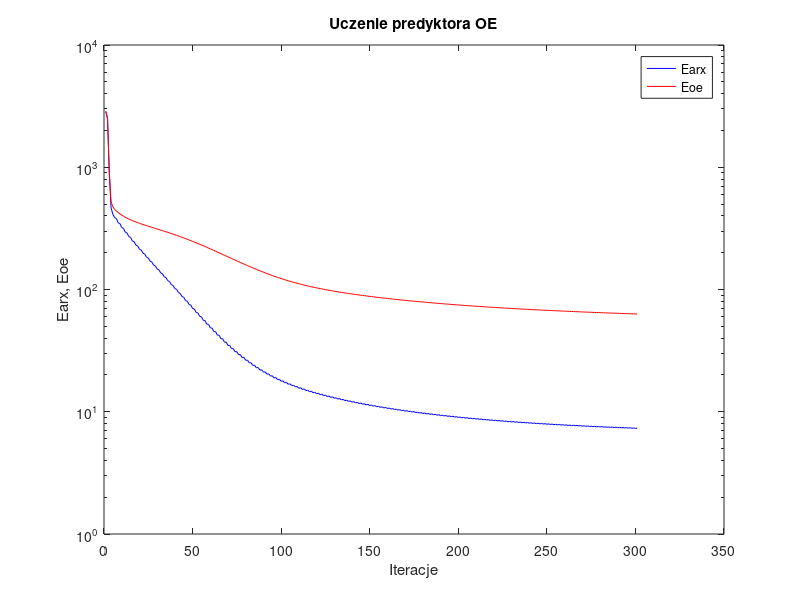
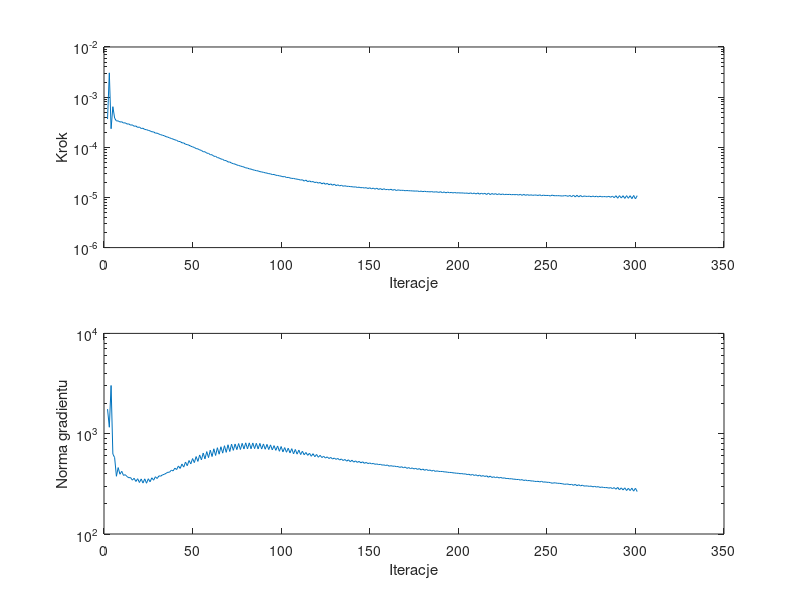

Here is the MATLAB script that generated these plots, in order:
%uczenie predyktora oe
clear all;
n=0; farx(n+1)=2.859509e+003; foe(n+1)=2.863920e+003; wspucz(n+1)=0.000000e+000; ng(n+1)=0.000000e+000;
n=1; farx(n+1)=2.485708e+003; foe(n+1)=2.529693e+003; krok(n+1)=3.656039e-004; ng(n+1)=1.759533e+003;
n=2; farx(n+1)=8.803444e+002; foe(n+1)=9.133634e+002; krok(n+1)=3.049962e-003; ng(n+1)=1.159858e+003;
n=3; farx(n+1)=4.647358e+002; foe(n+1)=5.203733e+002; krok(n+1)=2.345612e-004; ng(n+1)=3.024306e+003;
n=4; farx(n+1)=4.124870e+002; foe(n+1)=4.762386e+002; krok(n+1)=6.453470e-004; ng(n+1)=6.272214e+002;
n=5; farx(n+1)=3.866672e+002; foe(n+1)=4.528297e+002; krok(n+1)=3.812868e-004; ng(n+1)=5.775803e+002;
n=6; farx(n+1)=3.807760e+002; foe(n+1)=4.386646e+002; krok(n+1)=3.341463e-004; ng(n+1)=3.763631e+002;
n=7; farx(n+1)=3.510071e+002; foe(n+1)=4.263364e+002; krok(n+1)=3.365951e-004; ng(n+1)=4.593524e+002;
n=8; farx(n+1)=3.466448e+002; foe(n+1)=4.158134e+002; krok(n+1)=3.192302e-004; ng(n+1)=3.943366e+002;
n=9; farx(n+1)=3.209695e+002; foe(n+1)=4.062761e+002; krok(n+1)=3.229906e-004; ng(n+1)=4.219280e+002;
n=10; farx(n+1)=3.164738e+002; foe(n+1)=3.979531e+002; krok(n+1)=3.045020e-004; ng(n+1)=3.840729e+002;
n=11; farx(n+1)=2.943816e+002; foe(n+1)=3.903148e+002; krok(n+1)=3.079053e-004; ng(n+1)=3.903692e+002;
n=12; farx(n+1)=2.899441e+002; foe(n+1)=3.835308e+002; krok(n+1)=2.905105e-004; ng(n+1)=3.738153e+002;
n=13; farx(n+1)=2.708225e+002; foe(n+1)=3.772279e+002; krok(n+1)=2.929807e-004; ng(n+1)=3.640111e+002;
n=14; farx(n+1)=2.665354e+002; foe(n+1)=3.715376e+002; krok(n+1)=2.762358e-004; ng(n+1)=3.651575e+002;
n=15; farx(n+1)=2.497775e+002; foe(n+1)=3.661817e+002; krok(n+1)=2.801021e-004; ng(n+1)=3.442225e+002;
n=16; farx(n+1)=2.457191e+002; foe(n+1)=3.612703e+002; krok(n+1)=2.625683e-004; ng(n+1)=3.597193e+002;
n=17; farx(n+1)=2.308896e+002; foe(n+1)=3.565880e+002; krok(n+1)=2.662021e-004; ng(n+1)=3.339307e+002;
n=18; farx(n+1)=2.270548e+002; foe(n+1)=3.522301e+002; krok(n+1)=2.490925e-004; ng(n+1)=3.557621e+002;
n=19; farx(n+1)=2.137828e+002; foe(n+1)=3.480243e+002; krok(n+1)=2.534717e-004; ng(n+1)=3.262682e+002;
n=20; farx(n+1)=2.101745e+002; foe(n+1)=3.440581e+002; krok(n+1)=2.370460e-004; ng(n+1)=3.541427e+002;
n=21; farx(n+1)=1.981902e+002; foe(n+1)=3.401896e+002; krok(n+1)=2.400073e-004; ng(n+1)=3.220155e+002;
n=22; farx(n+1)=1.948026e+002; foe(n+1)=3.364986e+002; krok(n+1)=2.263251e-004; ng(n+1)=3.547198e+002;
n=23; farx(n+1)=1.839510e+002; foe(n+1)=3.328670e+002; krok(n+1)=2.247399e-004; ng(n+1)=3.207161e+002;
n=24; farx(n+1)=1.807298e+002; foe(n+1)=3.293664e+002; krok(n+1)=2.171980e-004; ng(n+1)=3.555665e+002;
n=25; farx(n+1)=1.707444e+002; foe(n+1)=3.258978e+002; krok(n+1)=2.125074e-004; ng(n+1)=3.315467e+002;
n=26; farx(n+1)=1.678040e+002; foe(n+1)=3.225279e+002; krok(n+1)=2.040240e-004; ng(n+1)=3.633689e+002;
n=27; farx(n+1)=1.585415e+002; foe(n+1)=3.191687e+002; krok(n+1)=2.026610e-004; ng(n+1)=3.438126e+002;
n=28; farx(n+1)=1.558716e+002; foe(n+1)=3.158845e+002; krok(n+1)=1.915864e-004; ng(n+1)=3.723850e+002;
n=29; farx(n+1)=1.472875e+002; foe(n+1)=3.125956e+002; krok(n+1)=1.915864e-004; ng(n+1)=3.573085e+002;
n=30; farx(n+1)=1.448066e+002; foe(n+1)=3.093633e+002; krok(n+1)=1.837317e-004; ng(n+1)=3.799899e+002;
n=31; farx(n+1)=1.368324e+002; foe(n+1)=3.061182e+002; krok(n+1)=1.784716e-004; ng(n+1)=3.770690e+002;
n=32; farx(n+1)=1.345591e+002; foe(n+1)=3.029133e+002; krok(n+1)=1.736749e-004; ng(n+1)=3.887615e+002;
n=33; farx(n+1)=1.270362e+002; foe(n+1)=2.996893e+002; krok(n+1)=1.701807e-004; ng(n+1)=3.931771e+002;
n=34; farx(n+1)=1.250349e+002; foe(n+1)=2.964955e+002; krok(n+1)=1.629540e-004; ng(n+1)=4.024541e+002;
n=35; farx(n+1)=1.179831e+002; foe(n+1)=2.932779e+002; krok(n+1)=1.596151e-004; ng(n+1)=4.123500e+002;
n=36; farx(n+1)=1.161769e+002; foe(n+1)=2.900806e+002; krok(n+1)=1.543615e-004; ng(n+1)=4.133474e+002;
n=37; farx(n+1)=1.095412e+002; foe(n+1)=2.868585e+002; krok(n+1)=1.498490e-004; ng(n+1)=4.325623e+002;
n=38; farx(n+1)=1.079350e+002; foe(n+1)=2.836489e+002; krok(n+1)=1.455783e-004; ng(n+1)=4.256630e+002;
n=39; farx(n+1)=1.016740e+002; foe(n+1)=2.804153e+002; krok(n+1)=1.408798e-004; ng(n+1)=4.532370e+002;
n=40; farx(n+1)=1.002620e+002; foe(n+1)=2.771880e+002; krok(n+1)=1.376014e-004; ng(n+1)=4.390773e+002;
n=41; farx(n+1)=9.438636e+001; foe(n+1)=2.739387e+002; krok(n+1)=1.307587e-004; ng(n+1)=4.769000e+002;
n=42; farx(n+1)=9.312320e+001; foe(n+1)=2.706894e+002; krok(n+1)=1.300680e-004; ng(n+1)=4.501764e+002;
n=43; farx(n+1)=8.757307e+001; foe(n+1)=2.674237e+002; krok(n+1)=1.228179e-004; ng(n+1)=4.986696e+002;
n=44; farx(n+1)=8.648434e+001; foe(n+1)=2.641542e+002; krok(n+1)=1.221753e-004; ng(n+1)=4.644940e+002;
n=45; farx(n+1)=8.124593e+001; foe(n+1)=2.608736e+002; krok(n+1)=1.149097e-004; ng(n+1)=5.222482e+002;
n=46; farx(n+1)=8.031846e+001; foe(n+1)=2.575869e+002; krok(n+1)=1.133097e-004; ng(n+1)=4.793122e+002;
n=47; farx(n+1)=7.533311e+001; foe(n+1)=2.542949e+002; krok(n+1)=1.098323e-004; ng(n+1)=5.404349e+002;
n=48; farx(n+1)=7.459691e+001; foe(n+1)=2.509969e+002; krok(n+1)=1.051281e-004; ng(n+1)=5.000614e+002;
n=49; farx(n+1)=6.992182e+001; foe(n+1)=2.476999e+002; krok(n+1)=1.019782e-004; ng(n+1)=5.651913e+002;
n=50; farx(n+1)=6.929697e+001; foe(n+1)=2.443964e+002; krok(n+1)=9.921626e-005; ng(n+1)=5.148103e+002;
n=51; farx(n+1)=6.492264e+001; foe(n+1)=2.411019e+002; krok(n+1)=9.429965e-005; ng(n+1)=5.916495e+002;
n=52; farx(n+1)=6.439540e+001; foe(n+1)=2.378011e+002; krok(n+1)=9.292181e-005; ng(n+1)=5.293139e+002;
n=53; farx(n+1)=6.027305e+001; foe(n+1)=2.345176e+002; krok(n+1)=8.876552e-005; ng(n+1)=6.141448e+002;
n=54; farx(n+1)=5.987453e+001; foe(n+1)=2.312319e+002; krok(n+1)=8.669030e-005; ng(n+1)=5.486954e+002;
n=55; farx(n+1)=5.604939e+001; foe(n+1)=2.279690e+002; krok(n+1)=8.147699e-005; ng(n+1)=6.413247e+002;
n=56; farx(n+1)=5.570754e+001; foe(n+1)=2.247067e+002; krok(n+1)=8.147519e-005; ng(n+1)=5.605046e+002;
n=57; farx(n+1)=5.213153e+001; foe(n+1)=2.214749e+002; krok(n+1)=7.639254e-005; ng(n+1)=6.628161e+002;
n=58; farx(n+1)=5.187916e+001; foe(n+1)=2.182506e+002; krok(n+1)=7.577251e-005; ng(n+1)=5.776588e+002;
n=59; farx(n+1)=4.855733e+001; foe(n+1)=2.150603e+002; krok(n+1)=7.110078e-005; ng(n+1)=6.851220e+002;
n=60; farx(n+1)=4.836777e+001; foe(n+1)=2.118846e+002; krok(n+1)=7.092424e-005; ng(n+1)=5.919076e+002;
n=61; farx(n+1)=4.528284e+001; foe(n+1)=2.087458e+002; krok(n+1)=6.630174e-005; ng(n+1)=7.071261e+002;
n=62; farx(n+1)=4.515206e+001; foe(n+1)=2.056308e+002; krok(n+1)=6.596475e-005; ng(n+1)=6.065924e+002;
n=63; farx(n+1)=4.228731e+001; foe(n+1)=2.025531e+002; krok(n+1)=6.235827e-005; ng(n+1)=7.249557e+002;
n=64; farx(n+1)=4.221373e+001; foe(n+1)=1.995101e+002; krok(n+1)=6.121123e-005; ng(n+1)=6.245462e+002;
n=65; farx(n+1)=3.956966e+001; foe(n+1)=1.965020e+002; krok(n+1)=5.845176e-005; ng(n+1)=7.411172e+002;
n=66; farx(n+1)=3.953413e+001; foe(n+1)=1.935394e+002; krok(n+1)=5.745483e-005; ng(n+1)=6.399622e+002;
n=67; farx(n+1)=3.710244e+001; foe(n+1)=1.906083e+002; krok(n+1)=5.445660e-005; ng(n+1)=7.588399e+002;
n=68; farx(n+1)=3.709257e+001; foe(n+1)=1.877331e+002; krok(n+1)=5.427827e-005; ng(n+1)=6.517923e+002;
n=69; farx(n+1)=3.485321e+001; foe(n+1)=1.848849e+002; krok(n+1)=5.090921e-005; ng(n+1)=7.757448e+002;
n=70; farx(n+1)=3.486822e+001; foe(n+1)=1.821040e+002; krok(n+1)=5.097701e-005; ng(n+1)=6.642699e+002;
n=71; farx(n+1)=3.279409e+001; foe(n+1)=1.793446e+002; krok(n+1)=4.837788e-005; ng(n+1)=7.870687e+002;
n=72; farx(n+1)=3.284270e+001; foe(n+1)=1.766650e+002; krok(n+1)=4.708094e-005; ng(n+1)=6.824630e+002;
n=73; farx(n+1)=3.093668e+001; foe(n+1)=1.739987e+002; krok(n+1)=4.621507e-005; ng(n+1)=7.895137e+002;
n=74; farx(n+1)=3.100474e+001; foe(n+1)=1.714219e+002; krok(n+1)=4.438276e-005; ng(n+1)=6.935870e+002;
n=75; farx(n+1)=2.926361e+001; foe(n+1)=1.688517e+002; krok(n+1)=4.341873e-005; ng(n+1)=7.971772e+002;
n=76; farx(n+1)=2.933360e+001; foe(n+1)=1.663782e+002; krok(n+1)=4.229784e-005; ng(n+1)=6.955849e+002;
n=77; farx(n+1)=2.773007e+001; foe(n+1)=1.639061e+002; krok(n+1)=4.135969e-005; ng(n+1)=8.017548e+002;
n=78; farx(n+1)=2.781845e+001; foe(n+1)=1.615388e+002; krok(n+1)=4.037383e-005; ng(n+1)=7.040158e+002;
n=79; farx(n+1)=2.634593e+001; foe(n+1)=1.591659e+002; krok(n+1)=3.888906e-005; ng(n+1)=8.107887e+002;
n=80; farx(n+1)=2.643788e+001; foe(n+1)=1.569030e+002; krok(n+1)=3.851500e-005; ng(n+1)=7.049547e+002;
n=81; farx(n+1)=2.508393e+001; foe(n+1)=1.546317e+002; krok(n+1)=3.716123e-005; ng(n+1)=8.102592e+002;
n=82; farx(n+1)=2.518356e+001; foe(n+1)=1.524736e+002; krok(n+1)=3.675596e-005; ng(n+1)=7.069635e+002;
n=83; farx(n+1)=2.393359e+001; foe(n+1)=1.503044e+002; krok(n+1)=3.565361e-005; ng(n+1)=8.087915e+002;
n=84; farx(n+1)=2.404203e+001; foe(n+1)=1.482509e+002; krok(n+1)=3.488004e-005; ng(n+1)=7.098720e+002;
n=85; farx(n+1)=2.289493e+001; foe(n+1)=1.461849e+002; krok(n+1)=3.418410e-005; ng(n+1)=8.022435e+002;
n=86; farx(n+1)=2.300624e+001; foe(n+1)=1.442323e+002; krok(n+1)=3.378344e-005; ng(n+1)=7.047709e+002;
n=87; farx(n+1)=2.194380e+001; foe(n+1)=1.422682e+002; krok(n+1)=3.271506e-005; ng(n+1)=8.008656e+002;
n=88; farx(n+1)=2.206057e+001; foe(n+1)=1.404166e+002; krok(n+1)=3.223481e-005; ng(n+1)=7.029379e+002;
n=89; farx(n+1)=2.107762e+001; foe(n+1)=1.385552e+002; krok(n+1)=3.168396e-005; ng(n+1)=7.906070e+002;
n=90; farx(n+1)=2.120089e+001; foe(n+1)=1.368023e+002; krok(n+1)=3.098353e-005; ng(n+1)=6.997765e+002;
n=91; farx(n+1)=2.028824e+001; foe(n+1)=1.350420e+002; krok(n+1)=3.055278e-005; ng(n+1)=7.828942e+002;
n=92; farx(n+1)=2.041698e+001; foe(n+1)=1.333853e+002; krok(n+1)=2.983290e-005; ng(n+1)=6.948898e+002;
n=93; farx(n+1)=1.956736e+001; foe(n+1)=1.317245e+002; krok(n+1)=2.952022e-005; ng(n+1)=7.737624e+002;
n=94; farx(n+1)=1.969984e+001; foe(n+1)=1.301614e+002; krok(n+1)=2.857275e-005; ng(n+1)=6.891747e+002;
n=95; farx(n+1)=1.890847e+001; foe(n+1)=1.285980e+002; krok(n+1)=2.872741e-005; ng(n+1)=7.603553e+002;
n=96; farx(n+1)=1.904692e+001; foe(n+1)=1.271257e+002; krok(n+1)=2.769106e-005; ng(n+1)=6.825273e+002;
n=97; farx(n+1)=1.831036e+001; foe(n+1)=1.256565e+002; krok(n+1)=2.745808e-005; ng(n+1)=7.548496e+002;
n=98; farx(n+1)=1.844753e+001; foe(n+1)=1.242703e+002; krok(n+1)=2.697415e-005; ng(n+1)=6.680901e+002;
n=99; farx(n+1)=1.775770e+001; foe(n+1)=1.228921e+002; krok(n+1)=2.656342e-005; ng(n+1)=7.450915e+002;
n=100; farx(n+1)=1.789479e+001; foe(n+1)=1.215896e+002; krok(n+1)=2.581106e-005; ng(n+1)=6.582786e+002;
n=101; farx(n+1)=1.724798e+001; foe(n+1)=1.202983e+002; krok(n+1)=2.609816e-005; ng(n+1)=7.269652e+002;
n=102; farx(n+1)=1.738942e+001; foe(n+1)=1.190756e+002; krok(n+1)=2.496301e-005; ng(n+1)=6.533416e+002;
n=103; farx(n+1)=1.678285e+001; foe(n+1)=1.178669e+002; krok(n+1)=2.509886e-005; ng(n+1)=7.176659e+002;
n=104; farx(n+1)=1.692378e+001; foe(n+1)=1.167194e+002; krok(n+1)=2.444110e-005; ng(n+1)=6.432879e+002;
n=105; farx(n+1)=1.635614e+001; foe(n+1)=1.155884e+002; krok(n+1)=2.394830e-005; ng(n+1)=7.094560e+002;
n=106; farx(n+1)=1.649158e+001; foe(n+1)=1.145107e+002; krok(n+1)=2.394830e-005; ng(n+1)=6.291233e+002;
n=107; farx(n+1)=1.595228e+001; foe(n+1)=1.134524e+002; krok(n+1)=2.343658e-005; ng(n+1)=6.964275e+002;
n=108; farx(n+1)=1.609176e+001; foe(n+1)=1.124421e+002; krok(n+1)=2.314368e-005; ng(n+1)=6.253460e+002;
n=109; farx(n+1)=1.557855e+001; foe(n+1)=1.114513e+002; krok(n+1)=2.277170e-005; ng(n+1)=6.864534e+002;
n=110; farx(n+1)=1.571748e+001; foe(n+1)=1.105033e+002; krok(n+1)=2.219549e-005; ng(n+1)=6.193911e+002;
n=111; farx(n+1)=1.522817e+001; foe(n+1)=1.095747e+002; krok(n+1)=2.253084e-005; ng(n+1)=6.687954e+002;
n=112; farx(n+1)=1.536784e+001; foe(n+1)=1.086842e+002; krok(n+1)=2.114892e-005; ng(n+1)=6.162029e+002;
n=113; farx(n+1)=1.490378e+001; foe(n+1)=1.078121e+002; krok(n+1)=2.219549e-005; ng(n+1)=6.501055e+002;
n=114; farx(n+1)=1.504281e+001; foe(n+1)=1.069745e+002; krok(n+1)=2.057960e-005; ng(n+1)=6.084602e+002;
n=115; farx(n+1)=1.460346e+001; foe(n+1)=1.061554e+002; krok(n+1)=2.139878e-005; ng(n+1)=6.391994e+002;
n=116; farx(n+1)=1.473906e+001; foe(n+1)=1.053669e+002; krok(n+1)=2.036880e-005; ng(n+1)=5.954314e+002;
n=117; farx(n+1)=1.431644e+001; foe(n+1)=1.045966e+002; krok(n+1)=2.077412e-005; ng(n+1)=6.322992e+002;
n=118; farx(n+1)=1.445179e+001; foe(n+1)=1.038529e+002; krok(n+1)=1.976919e-005; ng(n+1)=5.892470e+002;
n=119; farx(n+1)=1.404756e+001; foe(n+1)=1.031265e+002; krok(n+1)=2.026093e-005; ng(n+1)=6.207581e+002;
n=120; farx(n+1)=1.418065e+001; foe(n+1)=1.024239e+002; krok(n+1)=1.928098e-005; ng(n+1)=5.822843e+002;
n=121; farx(n+1)=1.379153e+001; foe(n+1)=1.017377e+002; krok(n+1)=1.990494e-005; ng(n+1)=6.090304e+002;
n=122; farx(n+1)=1.392338e+001; foe(n+1)=1.010726e+002; krok(n+1)=1.863748e-005; ng(n+1)=5.783750e+002;
n=123; farx(n+1)=1.355103e+001; foe(n+1)=1.004226e+002; krok(n+1)=1.954543e-005; ng(n+1)=5.955695e+002;
n=124; farx(n+1)=1.368084e+001; foe(n+1)=9.979198e+001; krok(n+1)=1.829642e-005; ng(n+1)=5.713903e+002;
n=125; farx(n+1)=1.332204e+001; foe(n+1)=9.917565e+001; krok(n+1)=1.908189e-005; ng(n+1)=5.875646e+002;
n=126; farx(n+1)=1.345022e+001; foe(n+1)=9.857660e+001; krok(n+1)=1.791657e-005; ng(n+1)=5.654388e+002;
n=127; farx(n+1)=1.310442e+001; foe(n+1)=9.799091e+001; krok(n+1)=1.866273e-005; ng(n+1)=5.803005e+002;
n=128; farx(n+1)=1.323022e+001; foe(n+1)=9.742080e+001; krok(n+1)=1.751338e-005; ng(n+1)=5.591975e+002;
n=129; farx(n+1)=1.289581e+001; foe(n+1)=9.686288e+001; krok(n+1)=1.840773e-005; ng(n+1)=5.718883e+002;
n=130; farx(n+1)=1.302156e+001; foe(n+1)=9.631917e+001; krok(n+1)=1.720017e-005; ng(n+1)=5.547701e+002;
n=131; farx(n+1)=1.269916e+001; foe(n+1)=9.578720e+001; krok(n+1)=1.787641e-005; ng(n+1)=5.666345e+002;
n=132; farx(n+1)=1.282182e+001; foe(n+1)=9.526810e+001; krok(n+1)=1.697768e-005; ng(n+1)=5.466189e+002;
n=133; farx(n+1)=1.251016e+001; foe(n+1)=9.475970e+001; krok(n+1)=1.751338e-005; ng(n+1)=5.599016e+002;
n=134; farx(n+1)=1.263099e+001; foe(n+1)=9.426310e+001; krok(n+1)=1.672925e-005; ng(n+1)=5.402098e+002;
n=135; farx(n+1)=1.233025e+001; foe(n+1)=9.377645e+001; krok(n+1)=1.709205e-005; ng(n+1)=5.536710e+002;
n=136; farx(n+1)=1.244899e+001; foe(n+1)=9.330066e+001; krok(n+1)=1.663763e-005; ng(n+1)=5.323119e+002;
n=137; farx(n+1)=1.215696e+001; foe(n+1)=9.283416e+001; krok(n+1)=1.666649e-005; ng(n+1)=5.494002e+002;
n=138; farx(n+1)=1.227405e+001; foe(n+1)=9.237754e+001; krok(n+1)=1.644725e-005; ng(n+1)=5.259461e+002;
n=139; farx(n+1)=1.199004e+001; foe(n+1)=9.192956e+001; krok(n+1)=1.636503e-005; ng(n+1)=5.438597e+002;
n=140; farx(n+1)=1.210524e+001; foe(n+1)=9.149073e+001; krok(n+1)=1.611741e-005; ng(n+1)=5.207241e+002;
n=141; farx(n+1)=1.182875e+001; foe(n+1)=9.105985e+001; krok(n+1)=1.625849e-005; ng(n+1)=5.358382e+002;
n=142; farx(n+1)=1.194372e+001; foe(n+1)=9.063753e+001; krok(n+1)=1.581864e-005; ng(n+1)=5.172035e+002;
n=143; farx(n+1)=1.167472e+001; foe(n+1)=9.022264e+001; krok(n+1)=1.602043e-005; ng(n+1)=5.297456e+002;
n=144; farx(n+1)=1.178876e+001; foe(n+1)=8.981574e+001; krok(n+1)=1.563162e-005; ng(n+1)=5.120610e+002;
n=145; farx(n+1)=1.152699e+001; foe(n+1)=8.941579e+001; krok(n+1)=1.573332e-005; ng(n+1)=5.245690e+002;
n=146; farx(n+1)=1.163896e+001; foe(n+1)=8.902333e+001; krok(n+1)=1.539716e-005; ng(n+1)=5.062827e+002;
n=147; farx(n+1)=1.138294e+001; foe(n+1)=8.863727e+001; krok(n+1)=1.567018e-005; ng(n+1)=5.175041e+002;
n=148; farx(n+1)=1.149484e+001; foe(n+1)=8.825825e+001; krok(n+1)=1.507081e-005; ng(n+1)=5.037157e+002;
n=149; farx(n+1)=1.124439e+001; foe(n+1)=8.788520e+001; krok(n+1)=1.558957e-005; ng(n+1)=5.108794e+002;
n=150; farx(n+1)=1.135634e+001; foe(n+1)=8.751877e+001; krok(n+1)=1.481560e-005; ng(n+1)=5.008159e+002;
n=151; farx(n+1)=1.111213e+001; foe(n+1)=8.715804e+001; krok(n+1)=1.538457e-005; ng(n+1)=5.053972e+002;
n=152; farx(n+1)=1.122252e+001; foe(n+1)=8.680361e+001; krok(n+1)=1.461294e-005; ng(n+1)=4.957312e+002;
n=153; farx(n+1)=1.098361e+001; foe(n+1)=8.645440e+001; krok(n+1)=1.529987e-005; ng(n+1)=4.991071e+002;
n=154; farx(n+1)=1.109403e+001; foe(n+1)=8.611116e+001; krok(n+1)=1.442554e-005; ng(n+1)=4.924509e+002;
n=155; farx(n+1)=1.086117e+001; foe(n+1)=8.577301e+001; krok(n+1)=1.504078e-005; ng(n+1)=4.945539e+002;
n=156; farx(n+1)=1.096961e+001; foe(n+1)=8.544057e+001; krok(n+1)=1.428638e-005; ng(n+1)=4.864802e+002;
n=157; farx(n+1)=1.074229e+001; foe(n+1)=8.511275e+001; krok(n+1)=1.490654e-005; ng(n+1)=4.887175e+002;
n=158; farx(n+1)=1.085117e+001; foe(n+1)=8.479047e+001; krok(n+1)=1.430061e-005; ng(n+1)=4.819124e+002;
n=159; farx(n+1)=1.062928e+001; foe(n+1)=8.447276e+001; krok(n+1)=1.445172e-005; ng(n+1)=4.875840e+002;
n=160; farx(n+1)=1.073456e+001; foe(n+1)=8.416019e+001; krok(n+1)=1.416371e-005; ng(n+1)=4.742811e+002;
n=161; farx(n+1)=1.051644e+001; foe(n+1)=8.385173e+001; krok(n+1)=1.455793e-005; ng(n+1)=4.800548e+002;
n=162; farx(n+1)=1.062286e+001; foe(n+1)=8.354817e+001; krok(n+1)=1.390226e-005; ng(n+1)=4.735297e+002;
n=163; farx(n+1)=1.040903e+001; foe(n+1)=8.324866e+001; krok(n+1)=1.442554e-005; ng(n+1)=4.754490e+002;
n=164; farx(n+1)=1.051465e+001; foe(n+1)=8.295380e+001; krok(n+1)=1.372904e-005; ng(n+1)=4.697565e+002;
n=165; farx(n+1)=1.030753e+001; foe(n+1)=8.266279e+001; krok(n+1)=1.416371e-005; ng(n+1)=4.701899e+002;
n=166; farx(n+1)=1.041140e+001; foe(n+1)=8.237640e+001; krok(n+1)=1.387715e-005; ng(n+1)=4.617049e+002;
n=167; farx(n+1)=1.020778e+001; foe(n+1)=8.209364e+001; krok(n+1)=1.386876e-005; ng(n+1)=4.687068e+002;
n=168; farx(n+1)=1.031102e+001; foe(n+1)=8.181521e+001; krok(n+1)=1.384553e-005; ng(n+1)=4.568960e+002;
n=169; farx(n+1)=1.011186e+001; foe(n+1)=8.154023e+001; krok(n+1)=1.361415e-005; ng(n+1)=4.656619e+002;
n=170; farx(n+1)=1.021287e+001; foe(n+1)=8.126937e+001; krok(n+1)=1.373458e-005; ng(n+1)=4.510996e+002;
n=171; farx(n+1)=1.001737e+001; foe(n+1)=8.100185e+001; krok(n+1)=1.361415e-005; ng(n+1)=4.597864e+002;
n=172; farx(n+1)=1.011854e+001; foe(n+1)=8.073832e+001; krok(n+1)=1.357662e-005; ng(n+1)=4.486622e+002;
n=173; farx(n+1)=9.926495e+000; foe(n+1)=8.047795e+001; krok(n+1)=1.350026e-005; ng(n+1)=4.557676e+002;
n=174; farx(n+1)=1.002692e+001; foe(n+1)=8.022142e+001; krok(n+1)=1.342816e-005; ng(n+1)=4.451605e+002;
n=175; farx(n+1)=9.839086e+000; foe(n+1)=7.996792e+001; krok(n+1)=1.338683e-005; ng(n+1)=4.509328e+002;
n=176; farx(n+1)=9.939202e+000; foe(n+1)=7.971811e+001; krok(n+1)=1.344676e-005; ng(n+1)=4.406183e+002;
n=177; farx(n+1)=9.754926e+000; foe(n+1)=7.947117e+001; krok(n+1)=1.312268e-005; ng(n+1)=4.489544e+002;
n=178; farx(n+1)=9.853258e+000; foe(n+1)=7.922777e+001; krok(n+1)=1.338683e-005; ng(n+1)=4.351782e+002;
n=179; farx(n+1)=9.672519e+000; foe(n+1)=7.898719e+001; krok(n+1)=1.304908e-005; ng(n+1)=4.442595e+002;
n=180; farx(n+1)=9.770227e+000; foe(n+1)=7.875002e+001; krok(n+1)=1.328620e-005; ng(n+1)=4.316018e+002;
n=181; farx(n+1)=9.591739e+000; foe(n+1)=7.851554e+001; krok(n+1)=1.302585e-005; ng(n+1)=4.402660e+002;
n=182; farx(n+1)=9.689254e+000; foe(n+1)=7.828442e+001; krok(n+1)=1.304922e-005; ng(n+1)=4.299930e+002;
n=183; farx(n+1)=9.515536e+000; foe(n+1)=7.805585e+001; krok(n+1)=1.290553e-005; ng(n+1)=4.348750e+002;
n=184; farx(n+1)=9.611594e+000; foe(n+1)=7.783045e+001; krok(n+1)=1.308609e-005; ng(n+1)=4.241969e+002;
n=185; farx(n+1)=9.440521e+000; foe(n+1)=7.760753e+001; krok(n+1)=1.277945e-005; ng(n+1)=4.319047e+002;
n=186; farx(n+1)=9.535282e+000; foe(n+1)=7.738772e+001; krok(n+1)=1.290553e-005; ng(n+1)=4.208274e+002;
n=187; farx(n+1)=9.366256e+000; foe(n+1)=7.717029e+001; krok(n+1)=1.290355e-005; ng(n+1)=4.261284e+002;
n=188; farx(n+1)=9.461205e+000; foe(n+1)=7.695587e+001; krok(n+1)=1.259797e-005; ng(n+1)=4.206968e+002;
n=189; farx(n+1)=9.294425e+000; foe(n+1)=7.674366e+001; krok(n+1)=1.302585e-005; ng(n+1)=4.202507e+002;
n=190; farx(n+1)=9.390005e+000; foe(n+1)=7.653431e+001; krok(n+1)=1.240203e-005; ng(n+1)=4.201487e+002;
n=191; farx(n+1)=9.226611e+000; foe(n+1)=7.632721e+001; krok(n+1)=1.290355e-005; ng(n+1)=4.164042e+002;
n=192; farx(n+1)=9.320891e+000; foe(n+1)=7.612292e+001; krok(n+1)=1.235197e-005; ng(n+1)=4.156523e+002;
n=193; farx(n+1)=9.160927e+000; foe(n+1)=7.592075e+001; krok(n+1)=1.277945e-005; ng(n+1)=4.125179e+002;
n=194; farx(n+1)=9.254556e+000; foe(n+1)=7.572137e+001; krok(n+1)=1.240203e-005; ng(n+1)=4.109893e+002;
n=195; farx(n+1)=9.096882e+000; foe(n+1)=7.552404e+001; krok(n+1)=1.259177e-005; ng(n+1)=4.107387e+002;
n=196; farx(n+1)=9.189068e+000; foe(n+1)=7.532935e+001; krok(n+1)=1.229246e-005; ng(n+1)=4.070692e+002;
n=197; farx(n+1)=9.034706e+000; foe(n+1)=7.513661e+001; krok(n+1)=1.254943e-005; ng(n+1)=4.058756e+002;
n=198; farx(n+1)=9.126182e+000; foe(n+1)=7.494647e+001; krok(n+1)=1.227270e-005; ng(n+1)=4.032067e+002;
n=199; farx(n+1)=8.974455e+000; foe(n+1)=7.475822e+001; krok(n+1)=1.240823e-005; ng(n+1)=4.030763e+002;
n=200; farx(n+1)=9.065144e+000; foe(n+1)=7.457248e+001; krok(n+1)=1.226836e-005; ng(n+1)=3.991485e+002;
n=201; farx(n+1)=8.915433e+000; foe(n+1)=7.438857e+001; krok(n+1)=1.231075e-005; ng(n+1)=4.004021e+002;
n=202; farx(n+1)=9.005844e+000; foe(n+1)=7.420708e+001; krok(n+1)=1.222055e-005; ng(n+1)=3.962561e+002;
n=203; farx(n+1)=8.858955e+000; foe(n+1)=7.402735e+001; krok(n+1)=1.214216e-005; ng(n+1)=3.977385e+002;
n=204; farx(n+1)=8.947955e+000; foe(n+1)=7.384998e+001; krok(n+1)=1.221656e-005; ng(n+1)=3.915142e+002;
n=205; farx(n+1)=8.804480e+000; foe(n+1)=7.367432e+001; krok(n+1)=1.197415e-005; ng(n+1)=3.943624e+002;
n=206; farx(n+1)=8.892307e+000; foe(n+1)=7.350086e+001; krok(n+1)=1.233369e-005; ng(n+1)=3.859376e+002;
n=207; farx(n+1)=8.750241e+000; foe(n+1)=7.332908e+001; krok(n+1)=1.184623e-005; ng(n+1)=3.928023e+002;
n=208; farx(n+1)=8.837562e+000; foe(n+1)=7.315951e+001; krok(n+1)=1.224850e-005; ng(n+1)=3.832842e+002;
n=209; farx(n+1)=8.698427e+000; foe(n+1)=7.299155e+001; krok(n+1)=1.171829e-005; ng(n+1)=3.894334e+002;
n=210; farx(n+1)=8.784752e+000; foe(n+1)=7.282565e+001; krok(n+1)=1.231075e-005; ng(n+1)=3.786172e+002;
n=211; farx(n+1)=8.647212e+000; foe(n+1)=7.266131e+001; krok(n+1)=1.161317e-005; ng(n+1)=3.873520e+002;
n=212; farx(n+1)=8.732336e+000; foe(n+1)=7.249909e+001; krok(n+1)=1.215525e-005; ng(n+1)=3.758513e+002;
n=213; farx(n+1)=8.596893e+000; foe(n+1)=7.233844e+001; krok(n+1)=1.168301e-005; ng(n+1)=3.823163e+002;
n=214; farx(n+1)=8.682456e+000; foe(n+1)=7.217983e+001; krok(n+1)=1.209447e-005; ng(n+1)=3.743271e+002;
n=215; farx(n+1)=8.550045e+000; foe(n+1)=7.202259e+001; krok(n+1)=1.143043e-005; ng(n+1)=3.804511e+002;
n=216; farx(n+1)=8.633645e+000; foe(n+1)=7.186721e+001; krok(n+1)=1.221743e-005; ng(n+1)=3.679887e+002;
n=217; farx(n+1)=8.502501e+000; foe(n+1)=7.171330e+001; krok(n+1)=1.138585e-005; ng(n+1)=3.779485e+002;
n=218; farx(n+1)=8.584903e+000; foe(n+1)=7.156135e+001; krok(n+1)=1.197415e-005; ng(n+1)=3.661784e+002;
n=219; farx(n+1)=8.456059e+000; foe(n+1)=7.141089e+001; krok(n+1)=1.151293e-005; ng(n+1)=3.719238e+002;
n=220; farx(n+1)=8.538963e+000; foe(n+1)=7.126226e+001; krok(n+1)=1.191391e-005; ng(n+1)=3.648852e+002;
n=221; farx(n+1)=8.411625e+000; foe(n+1)=7.111493e+001; krok(n+1)=1.138585e-005; ng(n+1)=3.702158e+002;
n=222; farx(n+1)=8.493569e+000; foe(n+1)=7.096943e+001; krok(n+1)=1.184623e-005; ng(n+1)=3.617984e+002;
n=223; farx(n+1)=8.367898e+000; foe(n+1)=7.082522e+001; krok(n+1)=1.138585e-005; ng(n+1)=3.666572e+002;
n=224; farx(n+1)=8.449228e+000; foe(n+1)=7.068281e+001; krok(n+1)=1.171380e-005; ng(n+1)=3.598468e+002;
n=225; farx(n+1)=8.325515e+000; foe(n+1)=7.054165e+001; krok(n+1)=1.138585e-005; ng(n+1)=3.627544e+002;
n=226; farx(n+1)=8.405663e+000; foe(n+1)=7.040221e+001; krok(n+1)=1.155324e-005; ng(n+1)=3.574650e+002;
n=227; farx(n+1)=8.284293e+000; foe(n+1)=7.026401e+001; krok(n+1)=1.143043e-005; ng(n+1)=3.578328e+002;
n=228; farx(n+1)=8.364222e+000; foe(n+1)=7.012746e+001; krok(n+1)=1.153689e-005; ng(n+1)=3.549766e+002;
n=229; farx(n+1)=8.244255e+000; foe(n+1)=6.999210e+001; krok(n+1)=1.133131e-005; ng(n+1)=3.558697e+002;
n=230; farx(n+1)=8.323069e+000; foe(n+1)=6.985835e+001; krok(n+1)=1.143043e-005; ng(n+1)=3.522178e+002;
n=231; farx(n+1)=8.205320e+000; foe(n+1)=6.972577e+001; krok(n+1)=1.132635e-005; ng(n+1)=3.517291e+002;
n=232; farx(n+1)=8.283747e+000; foe(n+1)=6.959474e+001; krok(n+1)=1.144248e-005; ng(n+1)=3.492953e+002;
n=233; farx(n+1)=8.167980e+000; foe(n+1)=6.946484e+001; krok(n+1)=1.115447e-005; ng(n+1)=3.499352e+002;
n=234; farx(n+1)=8.245512e+000; foe(n+1)=6.933641e+001; krok(n+1)=1.153689e-005; ng(n+1)=3.449171e+002;
n=235; farx(n+1)=8.131183e+000; foe(n+1)=6.920907e+001; krok(n+1)=1.101046e-005; ng(n+1)=3.484848e+002;
n=236; farx(n+1)=8.207650e+000; foe(n+1)=6.908319e+001; krok(n+1)=1.151293e-005; ng(n+1)=3.415148e+002;
n=237; farx(n+1)=8.094637e+000; foe(n+1)=6.895841e+001; krok(n+1)=1.100843e-005; ng(n+1)=3.454161e+002;
n=238; farx(n+1)=8.170508e+000; foe(n+1)=6.883508e+001; krok(n+1)=1.138543e-005; ng(n+1)=3.397807e+002;
n=239; farx(n+1)=8.059057e+000; foe(n+1)=6.871280e+001; krok(n+1)=1.103022e-005; ng(n+1)=3.417529e+002;
n=240; farx(n+1)=8.134308e+000; foe(n+1)=6.859193e+001; krok(n+1)=1.127096e-005; ng(n+1)=3.379327e+002;
n=241; farx(n+1)=8.024717e+000; foe(n+1)=6.847209e+001; krok(n+1)=1.101046e-005; ng(n+1)=3.382306e+002;
n=242; farx(n+1)=8.098671e+000; foe(n+1)=6.835360e+001; krok(n+1)=1.115447e-005; ng(n+1)=3.351952e+002;
n=243; farx(n+1)=7.990082e+000; foe(n+1)=6.823611e+001; krok(n+1)=1.115605e-005; ng(n+1)=3.338705e+002;
n=244; farx(n+1)=8.064137e+000; foe(n+1)=6.811994e+001; krok(n+1)=1.095389e-005; ng(n+1)=3.353153e+002;
n=245; farx(n+1)=7.956318e+000; foe(n+1)=6.800473e+001; krok(n+1)=1.126542e-005; ng(n+1)=3.305093e+002;
n=246; farx(n+1)=8.030929e+000; foe(n+1)=6.789075e+001; krok(n+1)=1.083629e-005; ng(n+1)=3.353324e+002;
n=247; farx(n+1)=7.925203e+000; foe(n+1)=6.777777e+001; krok(n+1)=1.109569e-005; ng(n+1)=3.286467e+002;
n=248; farx(n+1)=7.998794e+000; foe(n+1)=6.766605e+001; krok(n+1)=1.095376e-005; ng(n+1)=3.306703e+002;
n=249; farx(n+1)=7.894239e+000; foe(n+1)=6.755523e+001; krok(n+1)=1.095376e-005; ng(n+1)=3.276065e+002;
n=250; farx(n+1)=7.967016e+000; foe(n+1)=6.744565e+001; krok(n+1)=1.095376e-005; ng(n+1)=3.275637e+002;
n=251; farx(n+1)=7.865551e+000; foe(n+1)=6.733693e+001; krok(n+1)=1.069939e-005; ng(n+1)=3.254552e+002;
n=252; farx(n+1)=7.936080e+000; foe(n+1)=6.722932e+001; krok(n+1)=1.115447e-005; ng(n+1)=3.205212e+002;
n=253; farx(n+1)=7.833855e+000; foe(n+1)=6.712266e+001; krok(n+1)=1.083629e-005; ng(n+1)=3.236872e+002;
n=254; farx(n+1)=7.905251e+000; foe(n+1)=6.701717e+001; krok(n+1)=1.083629e-005; ng(n+1)=3.229775e+002;
n=255; farx(n+1)=7.804908e+000; foe(n+1)=6.691252e+001; krok(n+1)=1.083629e-005; ng(n+1)=3.201748e+002;
n=256; farx(n+1)=7.875674e+000; foe(n+1)=6.680901e+001; krok(n+1)=1.083629e-005; ng(n+1)=3.202202e+002;
n=257; farx(n+1)=7.777007e+000; foe(n+1)=6.670630e+001; krok(n+1)=1.071362e-005; ng(n+1)=3.182797e+002;
n=258; farx(n+1)=7.845517e+000; foe(n+1)=6.660472e+001; krok(n+1)=1.069939e-005; ng(n+1)=3.164862e+002;
n=259; farx(n+1)=7.749032e+000; foe(n+1)=6.650389e+001; krok(n+1)=1.085468e-005; ng(n+1)=3.128589e+002;
n=260; farx(n+1)=7.818423e+000; foe(n+1)=6.640418e+001; krok(n+1)=1.083629e-005; ng(n+1)=3.146299e+002;
n=261; farx(n+1)=7.722670e+000; foe(n+1)=6.630520e+001; krok(n+1)=1.052881e-005; ng(n+1)=3.143605e+002;
n=262; farx(n+1)=7.790988e+000; foe(n+1)=6.620727e+001; krok(n+1)=1.095376e-005; ng(n+1)=3.101998e+002;
n=263; farx(n+1)=7.696949e+000; foe(n+1)=6.611005e+001; krok(n+1)=1.033992e-005; ng(n+1)=3.131526e+002;
n=264; farx(n+1)=7.764193e+000; foe(n+1)=6.601379e+001; krok(n+1)=1.109569e-005; ng(n+1)=3.056340e+002;
n=265; farx(n+1)=7.670980e+000; foe(n+1)=6.591824e+001; krok(n+1)=1.023758e-005; ng(n+1)=3.123947e+002;
n=266; farx(n+1)=7.737395e+000; foe(n+1)=6.582372e+001; krok(n+1)=1.104492e-005; ng(n+1)=3.032161e+002;
n=267; farx(n+1)=7.645376e+000; foe(n+1)=6.572992e+001; krok(n+1)=1.023758e-005; ng(n+1)=3.098655e+002;
n=268; farx(n+1)=7.711096e+000; foe(n+1)=6.563712e+001; krok(n+1)=1.095389e-005; ng(n+1)=3.013738e+002;
n=269; farx(n+1)=7.619983e+000; foe(n+1)=6.554504e+001; krok(n+1)=1.029142e-005; ng(n+1)=3.070684e+002;
n=270; farx(n+1)=7.684618e+000; foe(n+1)=6.545396e+001; krok(n+1)=1.069939e-005; ng(n+1)=3.004993e+002;
n=271; farx(n+1)=7.594651e+000; foe(n+1)=6.536360e+001; krok(n+1)=1.051860e-005; ng(n+1)=3.016709e+002;
n=272; farx(n+1)=7.659330e+000; foe(n+1)=6.527418e+001; krok(n+1)=1.048504e-005; ng(n+1)=3.009973e+002;
n=273; farx(n+1)=7.570251e+000; foe(n+1)=6.518542e+001; krok(n+1)=1.061240e-005; ng(n+1)=2.984880e+002;
n=274; farx(n+1)=7.634520e+000; foe(n+1)=6.509755e+001; krok(n+1)=1.031835e-005; ng(n+1)=3.004354e+002;
n=275; farx(n+1)=7.546806e+000; foe(n+1)=6.501031e+001; krok(n+1)=1.066004e-005; ng(n+1)=2.951707e+002;
n=276; farx(n+1)=7.610761e+000; foe(n+1)=6.492396e+001; krok(n+1)=1.029142e-005; ng(n+1)=2.986592e+002;
n=277; farx(n+1)=7.523908e+000; foe(n+1)=6.483825e+001; krok(n+1)=1.061240e-005; ng(n+1)=2.937952e+002;
n=278; farx(n+1)=7.587161e+000; foe(n+1)=6.475339e+001; krok(n+1)=1.022121e-005; ng(n+1)=2.967415e+002;
n=279; farx(n+1)=7.501830e+000; foe(n+1)=6.466915e+001; krok(n+1)=1.057446e-005; ng(n+1)=2.912701e+002;
n=280; farx(n+1)=7.564668e+000; foe(n+1)=6.458577e+001; krok(n+1)=1.029142e-005; ng(n+1)=2.938816e+002;
n=281; farx(n+1)=7.480551e+000; foe(n+1)=6.450299e+001; krok(n+1)=1.039083e-005; ng(n+1)=2.909802e+002;
n=282; farx(n+1)=7.542509e+000; foe(n+1)=6.442104e+001; krok(n+1)=1.038706e-005; ng(n+1)=2.901105e+002;
n=283; farx(n+1)=7.459638e+000; foe(n+1)=6.433968e+001; krok(n+1)=1.023989e-005; ng(n+1)=2.902453e+002;
n=284; farx(n+1)=7.520993e+000; foe(n+1)=6.425909e+001; krok(n+1)=1.051121e-005; ng(n+1)=2.865590e+002;
n=285; farx(n+1)=7.438964e+000; foe(n+1)=6.417907e+001; krok(n+1)=1.008355e-005; ng(n+1)=2.902407e+002;
n=286; farx(n+1)=7.499881e+000; foe(n+1)=6.409981e+001; krok(n+1)=1.061240e-005; ng(n+1)=2.835278e+002;
n=287; farx(n+1)=7.419049e+000; foe(n+1)=6.402106e+001; krok(n+1)=9.888364e-006; ng(n+1)=2.901769e+002;
n=288; farx(n+1)=7.479546e+000; foe(n+1)=6.394303e+001; krok(n+1)=1.083629e-005; ng(n+1)=2.795151e+002;
n=289; farx(n+1)=7.399473e+000; foe(n+1)=6.386539e+001; krok(n+1)=9.647596e-006; ng(n+1)=2.914967e+002;
n=290; farx(n+1)=7.458341e+000; foe(n+1)=6.378850e+001; krok(n+1)=1.085468e-005; ng(n+1)=2.755732e+002;
n=291; farx(n+1)=7.379147e+000; foe(n+1)=6.371223e+001; krok(n+1)=9.722265e-006; ng(n+1)=2.884085e+002;
n=292; farx(n+1)=7.438383e+000; foe(n+1)=6.363672e+001; krok(n+1)=1.083629e-005; ng(n+1)=2.748724e+002;
n=293; farx(n+1)=7.360224e+000; foe(n+1)=6.356158e+001; krok(n+1)=9.554760e-006; ng(n+1)=2.885678e+002;
n=294; farx(n+1)=7.418045e+000; foe(n+1)=6.348716e+001; krok(n+1)=1.085468e-005; ng(n+1)=2.712972e+002;
n=295; farx(n+1)=7.340621e+000; foe(n+1)=6.341333e+001; krok(n+1)=9.622040e-006; ng(n+1)=2.855319e+002;
n=296; farx(n+1)=7.398866e+000; foe(n+1)=6.334024e+001; krok(n+1)=1.083629e-005; ng(n+1)=2.709042e+002;
n=297; farx(n+1)=7.322431e+000; foe(n+1)=6.326746e+001; krok(n+1)=9.451001e-006; ng(n+1)=2.863296e+002;
n=298; farx(n+1)=7.379780e+000; foe(n+1)=6.319539e+001; krok(n+1)=1.095376e-005; ng(n+1)=2.674094e+002;
n=299; farx(n+1)=7.304259e+000; foe(n+1)=6.312370e+001; krok(n+1)=9.351708e-006; ng(n+1)=2.859800e+002;
n=300; farx(n+1)=7.360111e+000; foe(n+1)=6.305270e+001; krok(n+1)=1.085468e-005; ng(n+1)=2.648215e+002;

figure; semilogy(farx,'b'); hold on; semilogy(foe,'r'); xlabel('Iteracje'); ylabel('Earx, Eoe'); legend('Earx','Eoe'); title('Uczenie predyktora OE');
figure; subplot(2,1,1); semilogy(krok); xlabel('Iteracje'); ylabel('Krok');
subplot(2,1,2); semilogy(ng); xlabel('Iteracje'); ylabel('Norma gradientu');
Earx=farx(n+1)
Eoe=foe(n+1)
